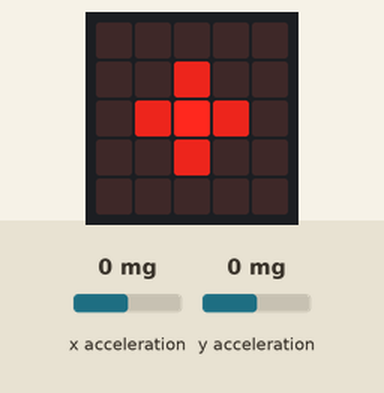
Bench run of a program on a simulated BBC micro:bit running MicroPython. On the bench: the board's 5×5 LED display. The test bench sets the inputs (shaded band); at power-on: x acceleration 0 mg, y acceleration 0 mg.

Above: at 1.2 s.
1.3 s: x acceleration set to -1440 mg
At 2.0 s:
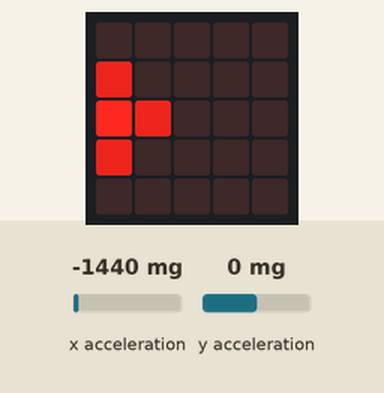
2.8 s: y acceleration set to -1440 mg
At 3.2 s:
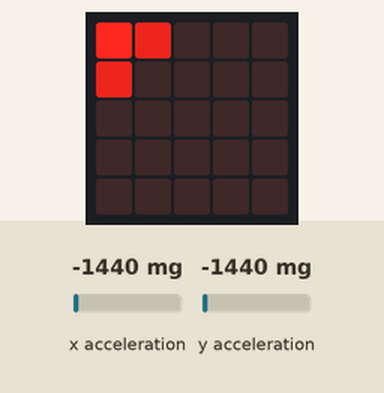
4.3 s: x acceleration set to 0 mg
At 5.5 s:
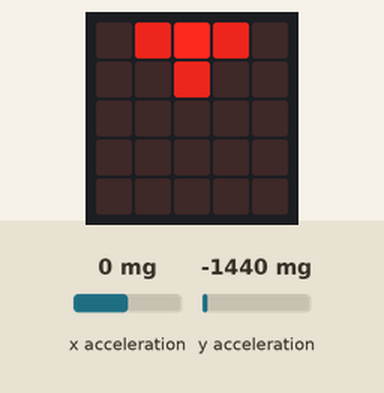
5.8 s: y acceleration set to 750 mg
At 6.7 s:
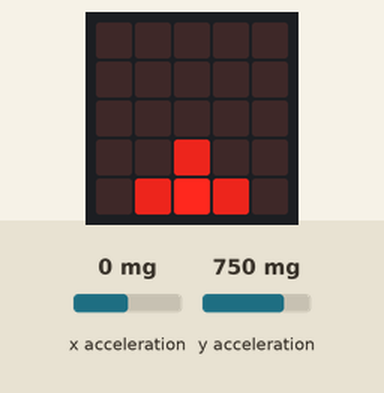
7.3 s: x acceleration set to 750 mg
At 7.8 s:
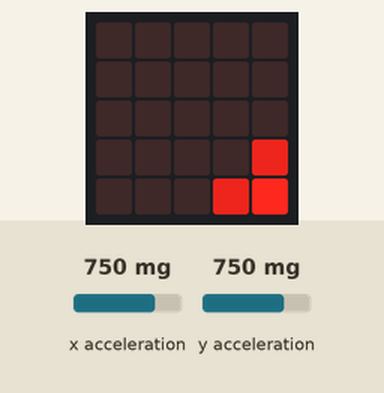
8.8 s: y acceleration set to -31 mg
At 10.2 s:
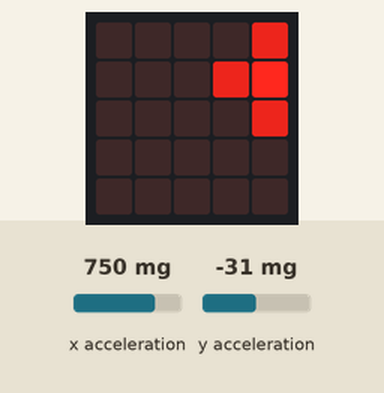
Timing chart, 0 to 11.3 s (numbered marks = the images above; inputs shaded):
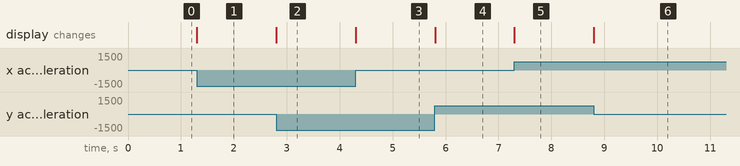

The program:

main.py
```python
from microbit import *
granularity = [20, 100, 500]


def position(reading):
    ''' position, calculate the position on the display '''

    res = 0
    modification = 1
    if reading < 0:
        reading = abs(reading)
        modification = -1
    for pos, value in enumerate(granularity):
        res = 2 + (pos * modification)
        if min(value, reading) == reading:
            break
    return res


def replace_char_position(string, position, char):
    ''' replace_char_position, replace a certain position of string '''

    res = string[0:position] + char + string[position+1:]
    return res


def draw(x, y):
    ''' draw, return a image to print in the display '''
    res = ['0' * 5]*5
    if y-1 > -1:
        res[y-1] = replace_char_position(res[y-1], x, '7')
    if y+1 < 5:
        res[y+1] = replace_char_position(res[y+1], x, '7')
    if x-1 > -1:
        res[y] = replace_char_position(res[y], x-1, '7')
    if x+1 < 5:
        res[y] = replace_char_position(res[y], x+1, '7')
    res[y] = replace_char_position(res[y], x, '9')

    return Image(''+':'.join(res))


while True:
    x = position(accelerometer.get_x())
    y = position(accelerometer.get_y())
    display.show(draw(x, y))
```

Measured:
- after the input at 1.3 s, the display: changes at once (image 1)
- after the input at 2.8 s, the display: changes at once (image 2)
- after the input at 4.3 s, the display: changes at once (image 3)
- after the input at 5.8 s, the display: changes at once (image 4)
- after the input at 7.3 s, the display: changes at once (image 5)
- after the input at 8.8 s, the display: changes at once (image 6)
